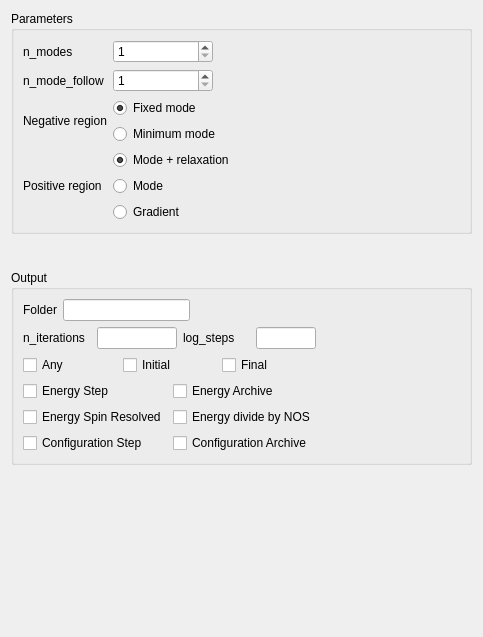
         <widget class="QWidget" name="page_2">
          <property name="geometry">
           <rect>
            <x>0</x>
            <y>0</y>
            <width>483</width>
            <height>637</height>
           </rect>
          </property>
          <attribute name="label">
           <string>MMF</string>
          </attribute>
          <layout class="QGridLayout" name="gridLayout_23">
           <item row="9" column="0">
            <spacer name="verticalSpacer_7">
             <property name="orientation">
              <enum>Qt::Vertical</enum>
             </property>
             <property name="sizeHint" stdset="0">
              <size>
               <width>20</width>
               <height>40</height>
              </size>
             </property>
            </spacer>
           </item>
           <item row="7" column="0">
            <spacer name="verticalSpacer_8">
             <property name="orientation">
              <enum>Qt::Vertical</enum>
             </property>
             <property name="sizeType">
              <enum>QSizePolicy::Fixed</enum>
             </property>
             <property name="sizeHint" stdset="0">
              <size>
               <width>20</width>
               <height>30</height>
              </size>
             </property>
            </spacer>
           </item>
           <item row="4" column="0">
            <widget class="QGroupBox" name="groupBox_6">
             <property name="title">
              <string>Parameters</string>
             </property>
             <layout class="QGridLayout" name="gridLayout_26">
              <item row="1" column="0">
               <widget class="QLabel" name="label_17">
                <property name="text">
                 <string>n_mode_follow</string>
                </property>
               </widget>
              </item>
              <item row="4" column="1">
               <layout class="QGridLayout" name="gridLayout_25">
                <item row="0" column="0">
                 <widget class="QRadioButton" name="radioButton_mmf_negative_fixed">
                  <property name="text">
                   <string>Fixed mode</string>
                  </property>
                  <property name="checked">
                   <bool>true</bool>
                  </property>
                  <attribute name="buttonGroup">
                   <string notr="true">buttonGroup</string>
                  </attribute>
                 </widget>
                </item>
                <item row="1" column="0">
                 <widget class="QRadioButton" name="radioButton_mmf_negative_minimum">
                  <property name="text">
                   <string>Minimum mode</string>
                  </property>
                  <attribute name="buttonGroup">
                   <string notr="true">buttonGroup</string>
                  </attribute>
                 </widget>
                </item>
               </layout>
              </item>
              <item row="1" column="1">
               <widget class="QSpinBox" name="spinBox_mmf_n_mode_follow">
                <property name="maximumSize">
                 <size>
                  <width>100</width>
                  <height>16777215</height>
                 </size>
                </property>
                <property name="minimum">
                 <number>1</number>
                </property>
                <property name="maximum">
                 <number>99999999</number>
                </property>
               </widget>
              </item>
              <item row="0" column="1">
               <widget class="QSpinBox" name="spinBox_mmf_n_modes">
                <property name="maximumSize">
                 <size>
                  <width>100</width>
                  <height>16777215</height>
                 </size>
                </property>
                <property name="minimum">
                 <number>1</number>
                </property>
                <property name="maximum">
                 <number>99999999</number>
                </property>
               </widget>
              </item>
              <item row="4" column="0">
               <widget class="QLabel" name="label_19">
                <property name="text">
                 <string>Negative region</string>
                </property>
               </widget>
              </item>
              <item row="5" column="1">
               <layout class="QGridLayout" name="gridLayout_24">
                <item row="0" column="0">
                 <widget class="QRadioButton" name="radioButton_mmf_positive_mode_relax">
                  <property name="text">
                   <string>Mode + relaxation</string>
                  </property>
                  <property name="checked">
                   <bool>true</bool>
                  </property>
                  <attribute name="buttonGroup">
                   <string notr="true">buttonGroup_2</string>
                  </attribute>
                 </widget>
                </item>
                <item row="1" column="0">
                 <widget class="QRadioButton" name="radioButton_mmf_positive_mode">
                  <property name="text">
                   <string>Mode</string>
                  </property>
                  <attribute name="buttonGroup">
                   <string notr="true">buttonGroup_2</string>
                  </attribute>
                 </widget>
                </item>
                <item row="2" column="0">
                 <widget class="QRadioButton" name="radioButton_mmf_positive_gradient">
                  <property name="text">
                   <string>Gradient</string>
                  </property>
                  <attribute name="buttonGroup">
                   <string notr="true">buttonGroup_2</string>
                  </attribute>
                 </widget>
                </item>
               </layout>
              </item>
              <item row="5" column="0">
               <widget class="QLabel" name="label_18">
                <property name="text">
                 <string>Positive region</string>
                </property>
               </widget>
              </item>
              <item row="0" column="0">
               <widget class="QLabel" name="label_16">
                <property name="text">
                 <string>n_modes</string>
                </property>
               </widget>
              </item>
              <item row="4" column="2">
               <spacer name="horizontalSpacer_121">
                <property name="orientation">
                 <enum>Qt::Horizontal</enum>
                </property>
                <property name="sizeHint" stdset="0">
                 <size>
                  <width>40</width>
                  <height>20</height>
                 </size>
                </property>
               </spacer>
              </item>
             </layout>
            </widget>
           </item>
           <item row="8" column="0">
            <widget class="QGroupBox" name="groupBox_7">
             <property name="title">
              <string>Output</string>
             </property>
             <layout class="QGridLayout" name="gridLayout_27">
              <item row="5" column="0">
               <layout class="QGridLayout" name="gridLayout_32">
                <item row="2" column="1">
                 <widget class="QCheckBox" name="checkBox_mmf_output_configuration_archive">
                  <property name="text">
                   <string>Configuration Archive</string>
                  </property>
                 </widget>
                </item>
                <item row="0" column="0">
                 <widget class="QCheckBox" name="checkBox_mmf_output_energy_step">
                  <property name="text">
                   <string>Energy Step</string>
                  </property>
                 </widget>
                </item>
                <item row="2" column="0">
                 <widget class="QCheckBox" name="checkBox_mmf_output_configuration_step">
                  <property name="text">
                   <string>Configuration Step</string>
                  </property>
                 </widget>
                </item>
                <item row="0" column="1">
                 <widget class="QCheckBox" name="checkBox_mmf_output_energy_archive">
                  <property name="text">
                   <string>Energy Archive</string>
                  </property>
                 </widget>
                </item>
                <item row="1" column="0">
                 <widget class="QCheckBox" name="checkBox_mmf_output_energy_spin_resolved">
                  <property name="text">
                   <string>Energy Spin Resolved</string>
                  </property>
                 </widget>
                </item>
                <item row="1" column="1">
                 <widget class="QCheckBox" name="checkBox_mmf_output_energy_divide">
                  <property name="text">
                   <string>Energy divide by NOS</string>
                  </property>
                 </widget>
                </item>
               </layout>
              </item>
              <item row="4" column="0">
               <layout class="QGridLayout" name="gridLayout_31">
                <item row="0" column="2">
                 <widget class="QCheckBox" name="checkBox_mmf_output_final">
                  <property name="text">
                   <string>Final</string>
                  </property>
                 </widget>
                </item>
                <item row="0" column="1">
                 <widget class="QCheckBox" name="checkBox_mmf_output_initial">
                  <property name="text">
                   <string>Initial</string>
                  </property>
                 </widget>
                </item>
                <item row="0" column="0">
                 <widget class="QCheckBox" name="checkBox_mmf_output_any">
                  <property name="text">
                   <string>Any</string>
                  </property>
                 </widget>
                </item>
               </layout>
              </item>
              <item row="3" column="0">
               <layout class="QGridLayout" name="gridLayout_28">
                <item row="0" column="0">
                 <widget class="QLabel" name="label_21">
                  <property name="text">
                   <string>n_iterations</string>
                  </property>
                 </widget>
                </item>
                <item row="0" column="2">
                 <widget class="QLabel" name="label_22">
                  <property name="text">
                   <string>log_steps</string>
                  </property>
                 </widget>
                </item>
                <item row="0" column="3">
                 <widget class="QLineEdit" name="lineEdit_mmf_output_log_steps">
                  <property name="maximumSize">
                   <size>
                    <width>60</width>
                    <height>16777215</height>
                   </size>
                  </property>
                 </widget>
                </item>
                <item row="0" column="1">
                 <widget class="QLineEdit" name="lineEdit_mmf_output_n_iterations">
                  <property name="maximumSize">
                   <size>
                    <width>80</width>
                    <height>16777215</height>
                   </size>
                  </property>
                 </widget>
                </item>
               </layout>
              </item>
              <item row="1" column="0">
               <layout class="QGridLayout" name="gridLayout_29">
                <item row="0" column="1">
                 <widget class="QLineEdit" name="lineEdit_mmf_output_folder"/>
                </item>
                <item row="0" column="0">
                 <widget class="QLabel" name="label_20">
                  <property name="text">
                   <string>Folder</string>
                  </property>
                 </widget>
                </item>
                <item row="0" column="2">
                 <spacer name="horizontalSpacer_15">
                  <property name="orientation">
                   <enum>Qt::Horizontal</enum>
                  </property>
                  <property name="sizeHint" stdset="0">
                   <size>
                    <width>40</width>
                    <height>20</height>
                   </size>
                  </property>
                 </spacer>
                </item>
               </layout>
              </item>
              <item row="1" column="1">
               <spacer name="horizontalSpacer_13">
                <property name="orientation">
                 <enum>Qt::Horizontal</enum>
                </property>
                <property name="sizeHint" stdset="0">
                 <size>
                  <width>40</width>
                  <height>20</height>
                 </size>
                </property>
               </spacer>
              </item>
             </layout>
            </widget>
           </item>
          </layout>
         </widget>
